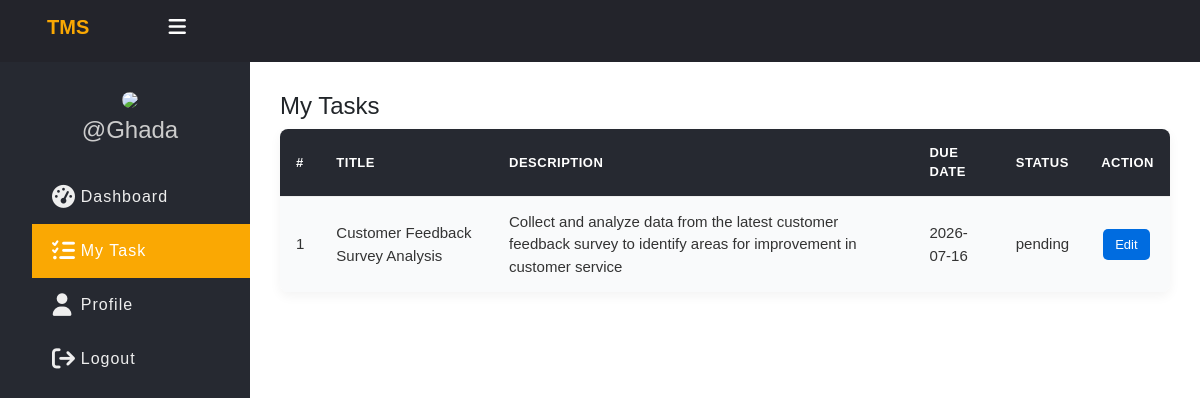
Page /task_management_system/Dashboard/my_task.php (signed in) on the committed database.
### tables this page shows
CREATE TABLE `tasks` (
  `id` int(11) NOT NULL,
  `title` varchar(100) NOT NULL,
  `description` text DEFAULT NULL,
  `assigned_to` int(11) DEFAULT NULL,
  `due_date` date DEFAULT NULL,
  `status` enum('pending','in_progress','completed') DEFAULT 'pending',
  `created_at` timestamp NOT NULL DEFAULT current_timestamp()
);

### task_management_system/Dashboard/app/Model/Task.php (called while the page is built, shortened)
<?php
function get_all_tasks_by_id($conn, $id){
	$sql = "SELECT * FROM tasks WHERE assigned_to=?";
	$stmt = $conn->prepare($sql);
	$stmt->execute([$id]);
	if($stmt->rowCount() > 0){
		$tasks = $stmt->fetchAll();
	}else $tasks = 0;
	return $tasks;
}
?>

### task_management_system/Dashboard/my_task.php (the view, shortened to what this page needs)
<?php
if (isset($_SESSION['role']) && isset($_SESSION['id'])) {
    include "DB_connection.php";
    include "app/Model/Task.php";
    include "app/Model/User.php";
	$tasks = get_all_tasks_by_id($conn, $_SESSION['id']);
?>
<!DOCTYPE html>
<html>
<head>
	<link rel="stylesheet" href="CSS/all.min.css">
	<link rel="stylesheet" href="CSS/style.css">
	<link rel="stylesheet" href="CSS/bootstrap.min.css">
</head>
<body>
	<?php include "inc/header.php" ?>
	<div class="body">
		<?php include "inc/nav.php" ?>
		<section class="section-1">
			<h4 class="title">My Tasks</h4>
			<?php if ($tasks != 0) { ?>
			<table class="main-table">
				<tr>
					<th>#</th>
					<th>Title</th>
					<th>Description</th>
					<th>Due Date</th>
					<th>Status</th>
					<th>Action</th>
				</tr>
				<?php $i=0; foreach ($tasks as $task) { ?>
				<tr>
					<td><?=++$i?></td>
					<td><?=$task['title']?></td>
					<td><?=$task['description']?></td>
					<td><?=$task['due_date']?></td>
					<td><?=$task['status']?></td>
					<td>
						<a href="edit-task-employee.php?id=<?=$task['id']?>" class="edit-btn">Edit</a>
					</td>
				</tr>
				<?php } ?>
			</table>
		<?php }else { ?>
        <div class="alert alert-warning">No tasks assigned to you yet!</div>
		<?php } ?>
		</section>
	</div>
</body>
</html>
<?php }else{
	header("Location: login.php");
	exit();
}
?>

### task_management_system/Dashboard/CSS/style.css (style rules this page uses)
* { padding: 0; margin: 0; box-sizing: border-box; font-family: arial, sans-serif; }
html { min-height: 100%; }
body { min-height: 100vh; display: flex; flex-direction: column; background-color: #f4f6f9; }
.body { display: flex; flex: 1; overflow: hidden; }
.section-1 { flex: 1; min-width: 0; padding: 30px; overflow-x: auto; }
.main-table { width: 100%; border-collapse: collapse; text-align: left; background: #fff; border-radius: 8px; overflow: hidden; box-shadow: 0 4px 12px rgba(0,0,0,0.05); }
.main-table th, .main-table td { padding: 14px 16px; border-bottom: 1px solid #eee; }
.main-table th { background: #262931; color: #fff; font-size: 13px; text-transform: uppercase; letter-spacing: 0.5px; text-align: left; }
.main-table td { color: #333; font-size: 15px; }
.main-table tr:last-child td { border-bottom: none; }
.main-table tbody tr:nth-child(even) { background: #f9fafb; }
.main-table td:last-child { white-space: nowrap; }
.edit-btn, .delete-btn { text-decoration: none; display: inline-block; border: none; color: #fff; border-radius: 5px; cursor: pointer; outline: none; transition: 0.3s; }
.edit-btn { background: #006CE0; }
.main-table .edit-btn, .main-table .delete-btn { padding: 6px 12px; font-size: 13px; box-shadow: none; margin: 2px; }

### rows in the picture
tasks: title "Customer Feedback Survey Analysis", description "Collect and analyze data from the latest customer feedback survey to identify areas for improvement in customer service", due_date "2026-07-16", status "pending"

### other values in the picture
$_SESSION['username'] "Ghada"
